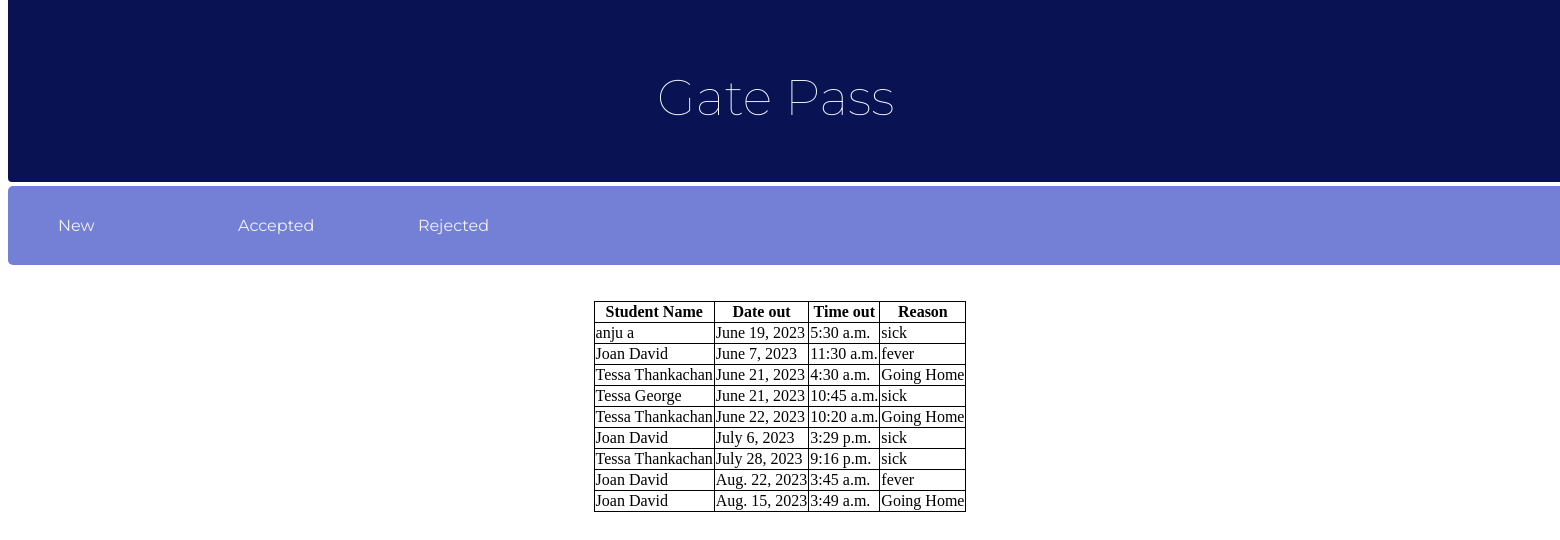
The page /accepted on the database its author committed.
### app6/models.py (models this page shows)
class Gatepasses(models.Model):
    option=(
        ('1','accepted'),
        ('0','rejected'),
    )
    fname = models.CharField(max_length=25)
    lname = models.CharField(max_length=25)
    stud_id=models.CharField(max_length=10,null=False,blank=False)
    date_out=models.DateField(null=True)
    time_out=models.TimeField(null=True)
    reason=models.CharField(max_length=200)
    status=models.CharField(max_length=10)
    warden_approve=models.CharField(max_length=3,choices=option)
    date_in=models.DateField(null=True)
    time_in=models.TimeField(null=True)
    users=models.ForeignKey(Student,on_delete=models.CASCADE)

### app6/views.py (the view)
# urls.py: path('accepted',views.accepted),
def accepted(request):
    new=Gatepasses.objects.filter(warden_approve='1').all()
    dic={'new':new}
    return render(request,'Warden/Accepted.html',dic)

### app6/templates/Warden/Accepted.html (shortened to what this page needs)
<!DOCTYPE html>
<html lang="en">
<head>
</head>
<body>
    <div class="main">
         <p>Gate Pass</p>
    </div>
    <nav>
        <ul>
            <li><a href="newgatereq">New</a></li>
            <li><a href="accepted">Accepted</a></li>
            <li><a href="rejected">Rejected</a></li>
        </ul>
    </nav>
    <br>
    <br>
    <table  class="center">
        <tr>
            <th>Student Name</th>
            <th>Date out</th>
            <th>Time out</th>
            <th>Reason</th>
        </tr>
        {% for i in new %}
        <tr>
            <td>{{i.fname}} {{i.lname}}</td>
            <td>{{i.date_out}}</td>
            <td>{{i.time_out}}</td>
            <td>{{i.reason}}</td>
        </tr>
        {% endfor %}
   </table>
</body>
</html>

### app6/templates/Warden/Accepted.html (style rules this page uses)
.main { width:100%; height:100px; background-color: #091353; border-radius:4px; margin-top:-40px; color:aliceblue ; padding:57px; font-size: 20px; bottom:500px; font-family: 'Montserrat', sans-serif; }
p { color:aliceblue ; font-size: 50px; font-weight:100; position: absolute; top:0px; left: 640px; padding:17px; font-family: 'Montserrat', sans-serif; }
nav { width:102rem; height:20%; background-color:#7380d5; margin-top: 4px; overflow:auto; border-radius: 5px; }
ul { padding:0; margin:0 0 0 15px; list-style: none; }
li { float:left; padding: 10px; }
nav a { width:110px; height:10%; display:block; padding:20px 25px; text-decoration:none; font-family:'Montserrat', sans-serif; color:rgb(242, 242, 246); align-items: center; }
.center { margin-left: auto; margin-right: auto; }
table, th, td { border: 1px solid black; border-collapse: collapse; }

### rows shown on the page
Gatepasses: fname "anju", lname "a", date_out "June 19, 2023", time_out "5:30 a.m.", reason "sick"
Gatepasses: fname "Joan", lname "David", date_out "June 7, 2023", time_out "11:30 a.m.", reason "fever"
Gatepasses: fname "Tessa", lname "Thankachan", date_out "June 21, 2023", time_out "4:30 a.m.", reason "Going Home"
Gatepasses: fname "Tessa", lname "George", date_out "June 21, 2023", time_out "10:45 a.m.", reason "sick"
Gatepasses: fname "Tessa", lname "Thankachan", date_out "June 22, 2023", time_out "10:20 a.m.", reason "Going Home"
Gatepasses: fname "Joan", lname "David", date_out "July 6, 2023", time_out "3:29 p.m.", reason "sick"
Gatepasses: fname "Tessa", lname "Thankachan", date_out "July 28, 2023", time_out "9:16 p.m.", reason "sick"
Gatepasses: fname "Joan", lname "David", date_out "Aug. 22, 2023", time_out "3:45 a.m.", reason "fever"
Gatepasses: fname "Joan", lname "David", date_out "Aug. 15, 2023", time_out "3:49 a.m.", reason "Going Home"
